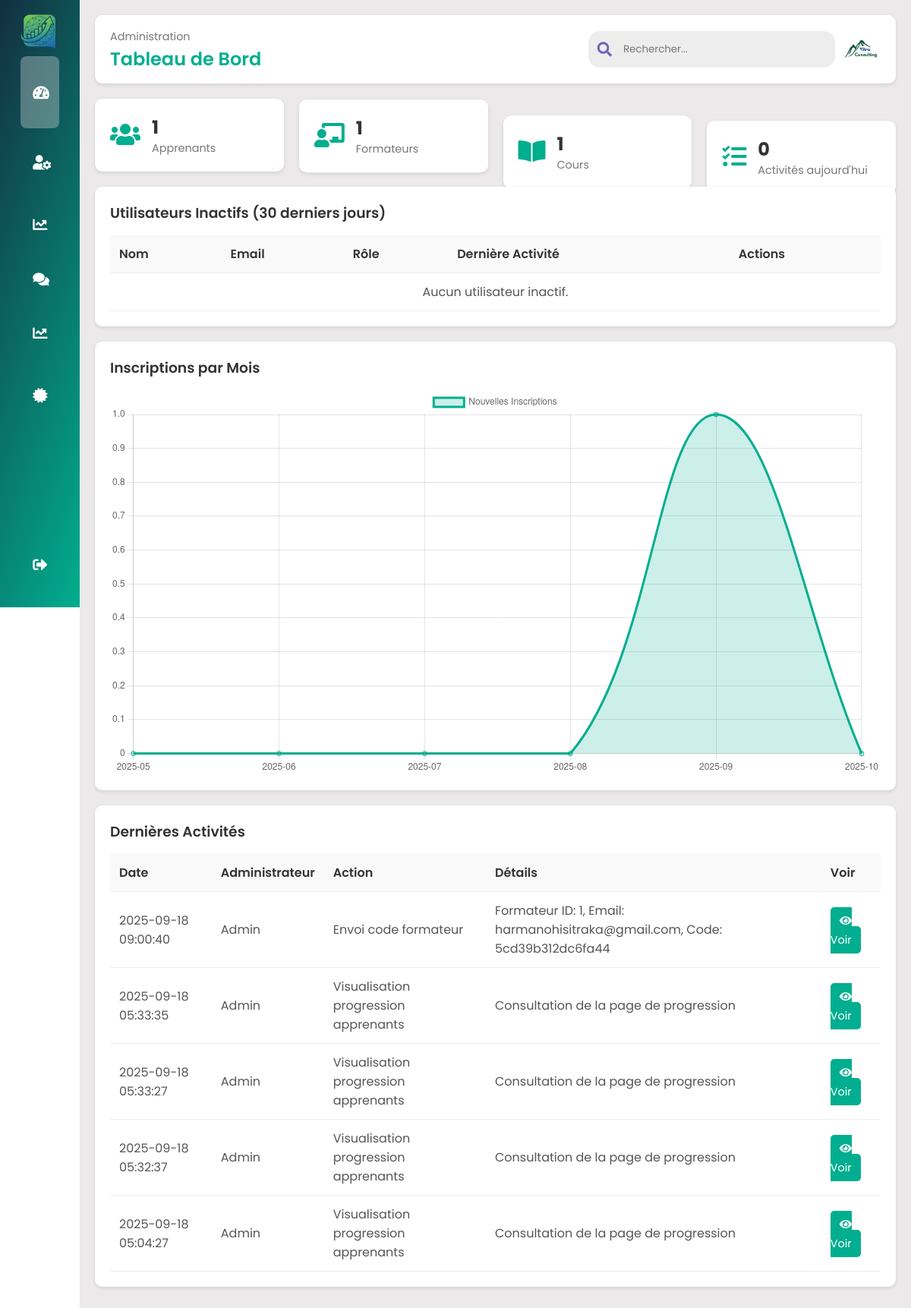
Page /Espace/admin/backoffice.php (signed in) on the earlier database version.
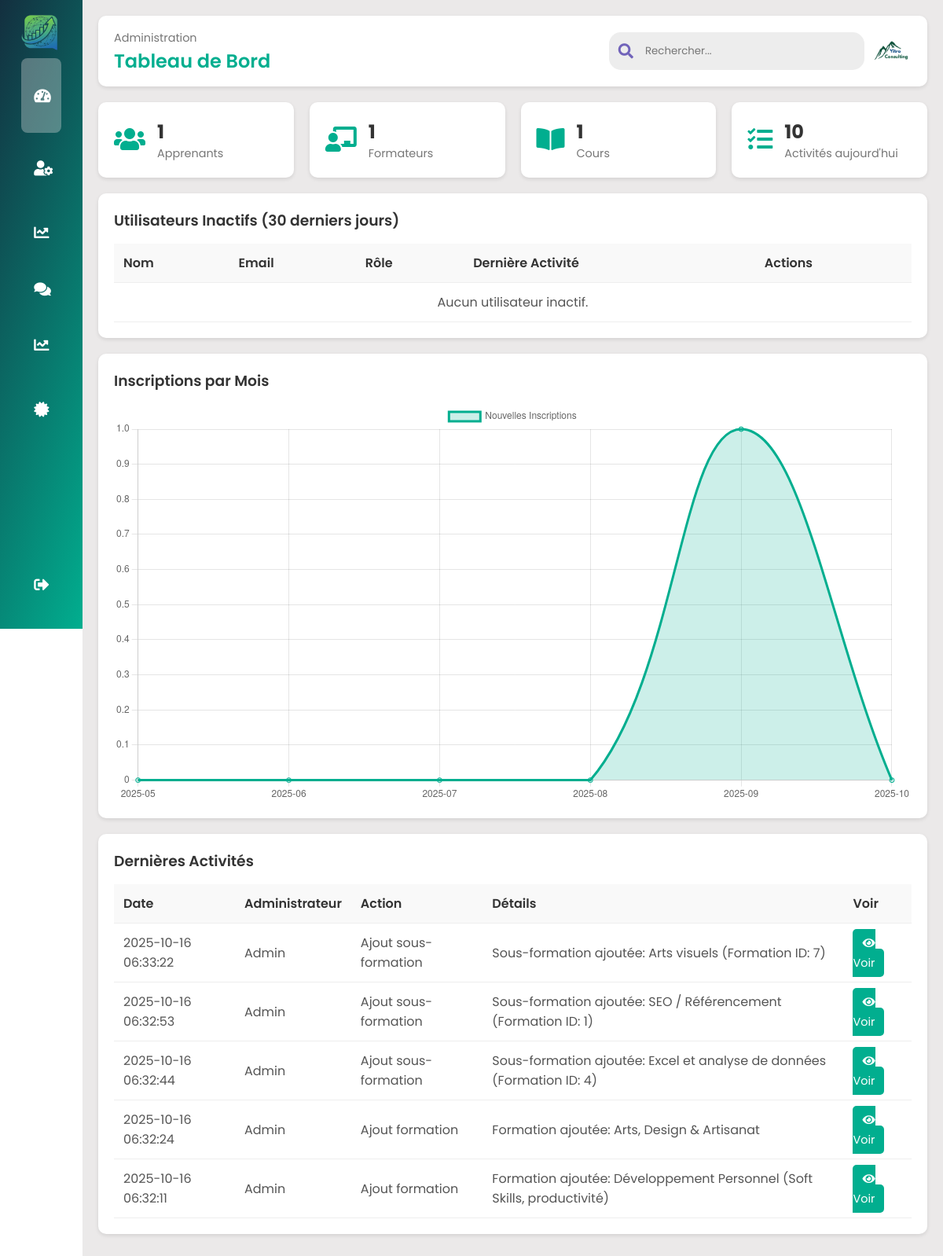
Same page on the later database version.
### tables this page shows
CREATE TABLE `journal_activite` (
  `id` int NOT NULL AUTO_INCREMENT,
  `admin_id` int NOT NULL,
  `action` varchar(255) NOT NULL,
  `details` text,
  `created_at` timestamp NULL DEFAULT CURRENT_TIMESTAMP,
  PRIMARY KEY (`id`),
  KEY `admin_id` (`admin_id`),
  CONSTRAINT `journal_activite_ibfk_1` FOREIGN KEY (`admin_id`) REFERENCES `utilisateurs` (`id`) ON DELETE CASCADE
);

CREATE TABLE `utilisateurs` (
  `id` int NOT NULL AUTO_INCREMENT,
  `nom` varchar(255) NOT NULL,
  `email` varchar(255) NOT NULL,
  `mot_de_passe` varchar(255) NOT NULL,
  `telephone` varchar(20) DEFAULT NULL,
  `photo` varchar(255) DEFAULT NULL,
  `pays` varchar(100) DEFAULT NULL,
  `langue` varchar(100) DEFAULT NULL,
  `autre_langue` varchar(100) DEFAULT NULL,
  `objectifs` text,
  `type_cours` varchar(100) DEFAULT NULL,
  `niveau_formation` varchar(100) DEFAULT NULL,
  `niveau_etude` varchar(100) DEFAULT NULL,
  `acces_internet` varchar(50) DEFAULT NULL,
  `appareil` varchar(100) DEFAULT NULL,
  `accessibilite` text,
  `rgpd` tinyint(1) DEFAULT '0',
  `charte` tinyint(1) DEFAULT '0',
  `role` enum('apprenant','admin','moderator') DEFAULT 'apprenant',
  `actif` tinyint(1) DEFAULT '1',
  `created_at` timestamp NULL DEFAULT CURRENT_TIMESTAMP,
  PRIMARY KEY (`id`),
  UNIQUE KEY `email` (`email`)
);

### Espace/admin/backoffice.php (the view, shortened to what the changed rows need)
<?php
require_once '../config/db.php';
$stmt = $pdo->query("SELECT COUNT(*) as count FROM journal_activite WHERE DATE(created_at) = CURDATE()");
$activites_aujourdhui = $stmt->fetch(PDO::FETCH_ASSOC)['count'];
$stmt = $pdo->prepare("SELECT j.*, u.nom FROM journal_activite j JOIN utilisateurs u ON j.admin_id = u.id ORDER BY j.created_at DESC LIMIT 5");
$stmt->execute();
$dernieres_activites = $stmt->fetchAll(PDO::FETCH_ASSOC);
?>
<!DOCTYPE html>
<html lang="fr">
<head>
    <link rel="stylesheet" href="../../asset/css/styles/style-formateur.css">
    <link rel="stylesheet" href="https://cdnjs.cloudflare.com/ajax/libs/font-awesome/5.15.4/css/all.min.css">
</head>
<body>
    <div class="main--content">
        <div class="header--wrapper">
            <div class="header--title">
                <h2>Tableau de Bord</h2>
            </div>
        </div>
        <div class="stats--container">
            <div class="stat--card">
                <div class="stat--info">
                    <h3><?= $activites_aujourdhui ?></h3>
                    <p>Activités aujourd'hui</p>
                </div>
            </div>
        </div>
        <div class="inactive-users--container">
            <div class="table--wrapper">
                <table class="table">
                    <thead>
                        <tr>
                            <th>Nom</th>
                            <th>Email</th>
                            <th>Rôle</th>
                            <th>Dernière Activité</th>
                            <th>Actions</th>
                        </tr>
                    </thead>
                </table>
            </div>
        </div>
        <div class="activites--container">
            <div class="table--wrapper">
                <table class="table">
                    <thead>
                        <tr>
                            <th>Date</th>
                            <th>Administrateur</th>
                            <th>Action</th>
                            <th>Détails</th>
                            <th>Voir</th>
                        </tr>
                    </thead>
                    <tbody>
                        <?php if (empty($dernieres_activites)): ?>
                            <tr>
                                <td colspan="5" style="text-align: center;">Aucune activité récente.</td>
                            </tr>
                        <?php else: ?>
                            <?php foreach ($dernieres_activites as $activite): ?>
                                <tr class="table--row">
                                    <td><?= htmlspecialchars($activite['created_at']) ?></td>
                                    <td><?= htmlspecialchars($activite['nom']) ?></td>
                                    <td><?= htmlspecialchars($activite['action']) ?></td>
                                    <td><?= htmlspecialchars($activite['details']) ?></td>
                                    <td>
                                        <a href="gestion_utilisateurs/journal_activite.php" class="btn-action btn-view">
                                            <i class="fas fa-eye"></i> Voir
                                        </a>
                                    </td>
                                </tr>
                            <?php endforeach; ?>
                        <?php endif; ?>
                    </tbody>
                </table>
            </div>
        </div>
    </div>
</body>
</html>

Differences in the rows shown:
no longer on this page (row unchanged): journal_activite: created_at "2025-09-18 09:00:40", admin.nom "Admin", action "Envoi code formateur", details "Formateur ID: 1, Email: harmanohisitraka@gmail.com, Code: 5cd39b312dc6fa44"
no longer on this page (row unchanged): journal_activite: created_at "2025-09-18 05:33:35", admin.nom "Admin", action "Visualisation progression apprenants", details "Consultation de la page de progression"
no longer on this page (row unchanged): journal_activite: created_at "2025-09-18 05:33:27", admin.nom "Admin", action "Visualisation progression apprenants", details "Consultation de la page de progression"
no longer on this page (row unchanged): journal_activite: created_at "2025-09-18 05:32:37", admin.nom "Admin", action "Visualisation progression apprenants", details "Consultation de la page de progression"
no longer on this page (row unchanged): journal_activite: created_at "2025-09-18 05:04:27", admin.nom "Admin", action "Visualisation progression apprenants", details "Consultation de la page de progression"
added journal_activite: created_at "2025-10-16 06:33:22", admin.nom "Admin", action "Ajout sous-formation", details "Sous-formation ajoutée: Arts visuels (Formation ID: 7)"
added journal_activite: created_at "2025-10-16 06:32:53", admin.nom "Admin", action "Ajout sous-formation", details "Sous-formation ajoutée: SEO / Référencement (Formation ID: 1)"
added journal_activite: created_at "2025-10-16 06:32:44", admin.nom "Admin", action "Ajout sous-formation", details "Sous-formation ajoutée: Excel et analyse de données (Formation ID: 4)"
added journal_activite: created_at "2025-10-16 06:32:24", admin.nom "Admin", action "Ajout formation", details "Formation ajoutée: Arts, Design & Artisanat"
added journal_activite: created_at "2025-10-16 06:32:11", admin.nom "Admin", action "Ajout formation", details "Formation ajoutée: Développement Personnel (Soft Skills, productivité)"
Other differences:
$activites_aujourdhui: "0" → "10"
